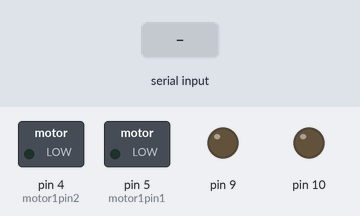
Recording of a sketch running on a simulated Arduino Uno, built with avr-gcc and run on an emulated ATmega328P. Shown: switched loads named in the sketch (green lamp = pin HIGH), output pins drawn as LEDs (lit = HIGH). Inputs (shaded band) come from the test bench.

Above: at 1.2 s.
1.3 s: "0" received over Serial
At 2.5 s:
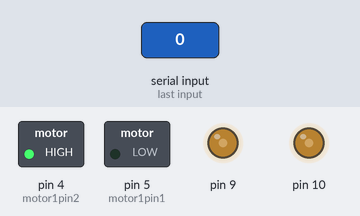
2.8 s: "1" received over Serial
At 3.7 s:
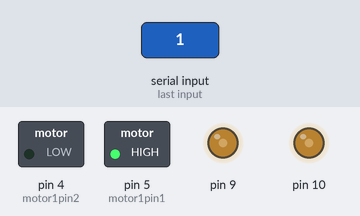
4.3 s: "3" received over Serial
At 4.9 s:
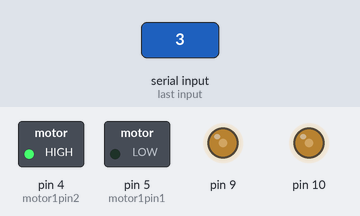
5.8 s: "2" received over Serial
At 7.2 s:
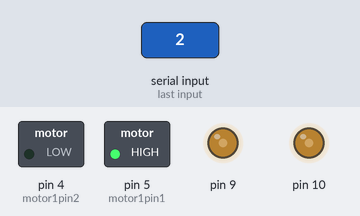
Timing chart, 0 to 8.3 s (numbered marks = the images above; inputs shaded):
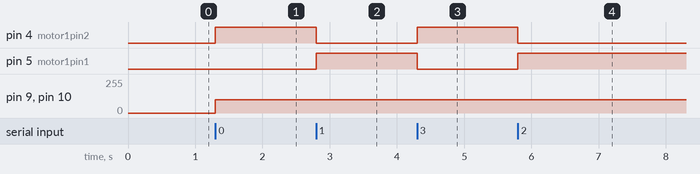

The sketch:

duino_code.ino
```cpp
//define motor pins
int motor1pin1 = 5;
int motor1pin2 = 4;
int motor2pin1 = 7;
int motor2pin2 = 6;

void setup() {
  //motor +/- (spin direction ctrl) pins
  pinMode(motor1pin1, OUTPUT);
  pinMode(motor1pin2, OUTPUT);

  //motor EN pins (PWM)
  pinMode(9, OUTPUT);
  pinMode(10, OUTPUT);

  //open up comms with the ESP-01
  Serial.begin(115200);
}

void loop() {
  if (Serial.available()) {
    //read in one byte
    char data_rcvd = Serial.read();

    //ctrl motors appropriately

    //forward
    if (data_rcvd == '0')
      {
          //max speed 255, so set to low speed
          analogWrite(9, 100);
          analogWrite(10, 100);

          //set motor direction
          digitalWrite(motor1pin1, LOW);
          digitalWrite(motor1pin2, HIGH);
          digitalWrite(motor2pin1, LOW);
          digitalWrite(motor2pin2, HIGH);
      }

      //back
      else if (data_rcvd == '1')
      {
          //set motor to low speed
          analogWrite(9, 100);
          analogWrite(10, 100);

          //set motor direction
          digitalWrite(motor1pin1, HIGH);
          digitalWrite(motor1pin2, LOW);
          digitalWrite(motor2pin1, HIGH);
          digitalWrite(motor2pin2, LOW);
      }

      //left
      else if (data_rcvd == '2')
      {
          //set motor to low speed
          analogWrite(9, 100);
          analogWrite(10, 100);

          //motor 1 fwd, motor 2 back
          digitalWrite(motor1pin1, HIGH);
          digitalWrite(motor1pin2, LOW);
          digitalWrite(motor2pin1, LOW);
          digitalWrite(motor2pin2, HIGH);
      }

      //right
      else if (data_rcvd == '3')
      {
          //set motor to low speed
          analogWrite(9, 100);
          analogWrite(10, 100);

          //motor 1 back, motor 2 fwd
          digitalWrite(motor1pin1, LOW);
          digitalWrite(motor1pin2, HIGH);
          digitalWrite(motor2pin1, HIGH);
          digitalWrite(motor2pin2, LOW);
      }

      //stop
      else {
        //all motors off
        digitalWrite(motor1pin1, LOW);
        digitalWrite(motor1pin2, LOW);
        digitalWrite(motor2pin1, LOW);
        digitalWrite(motor2pin2, LOW);
      }
  }
}
```

Measured:
- after the input at 1.3 s, pin 4 (motor1pin2): LOW → HIGH at once; pin 9, pin 10: 0/255 → 100/255 at once
- after the input at 2.8 s, pin 4 (motor1pin2): HIGH → LOW at once; pin 5 (motor1pin1): LOW → HIGH at once
- after the input at 4.3 s, pin 4 (motor1pin2): LOW → HIGH at once; pin 5 (motor1pin1): HIGH → LOW at once
- after the input at 5.8 s, pin 4 (motor1pin2): HIGH → LOW at once; pin 5 (motor1pin1): LOW → HIGH at once
